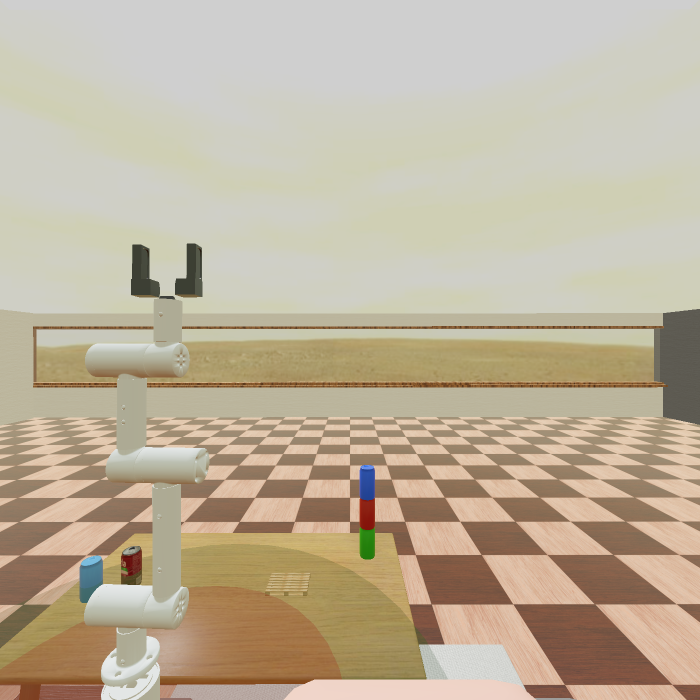
#> input picture BRG.png, 1400 x 1400 px (shown at 1/2 size)
$ python bandsep.py
#> lines starting #> are read from the running program, lines starting #| are printed output that depends on the picture; after the words box and inside, x2 and y2 are one past the last pixel; in counts of white or black regions, pixels touching at a corner belong together
from __future__ import print_function
import numpy as np
import cv2
import random
import argparse

random.seed(12345)
Thresh=100 #for canny edge detection

blou=[200,0,0]
raed=[0,0,200]
grien=[0,200,0]
kimg = cv2.imread("BRG.png",1)
#> kimg is the input picture: shape (1400, 1400, 3); mean B, G, R 155.5, 177.5, 190.1
img=cv2.resize(kimg,(700,700)) #resizing to fit window
#Note: Use this line only when running code for the first time.
#cv2.imwrite("Half.png",img)

#color separation
red = img.copy()
blue= img.copy()
green= img.copy()
height, width = img.shape[0:2]
#> height = 700; width = 700
#cv2.imshow("Original",img)

redmask=cv2.inRange(red,(0,0,30),(80,80,255))
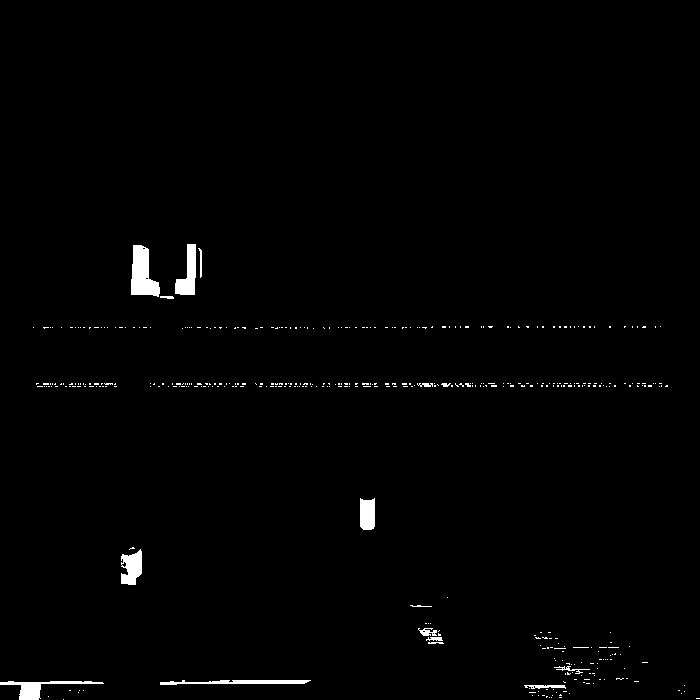
#> redmask: shape (700, 700); 1.1% white; 418 white regions (402 under 20 px), largest, box (x1, y1, x2, y2) and area: (131, 245, 160, 297) 985, (175, 244, 196, 295) 626, (0, 681, 104, 700) 598
redmask=redmask.astype('bool')

k=np.zeros([img.shape[0],img.shape[1],3],'uint8')
kh=cv2.cvtColor(k,cv2.COLOR_BGR2HSV)
#> kh: shape (700, 700, 3); every value is 0
#cv2.imshow("Firstsep",red)


'''for row in range(0,height):
    for col in range(0, width):
        if img[row][col][0]<80 and img[row][col][1]<80 and img[row][col][2]>85:
            red[row][col]=img[row][col]
        else:
            red[row][col]=[0,0,0]'''
'''redmask=cv2.inRange(redh,(0,100,0),(10,255,255))
redmask=redmask.astype('bool')
redmask2=cv2.inRange(redh,(170,100,0),(180,255,255))
redmask2=redmask2.astype('bool')'''
#redmaskf=redmask+redmask2

redh=cv2.cvtColor(red, cv2.COLOR_BGR2HSV)
#> redh: shape (700, 700, 3); mean H, S, V 21.8, 51.3, 190.5
for row in range(0,height):
    for col in range(0, width):
        if (redh[row][col][1]>=100 and redh[row][col][1]<=255) and (redh[row][col][2]>=0 and redh[row][col][2]<=255) and ((redh[row][col][0]<=10 and redh[row][col][0]>=0) or (redh[row][col][0]>=170 and redh[row][col][0]<=180)):
            continue
            #redh[row][col]=redh[row][col]
        else:
            redh[row][col]=[0.0,0.0,0.0]
#> redh: shape (700, 700, 3); mean H, S, V 0.2, 3.4, 3.4
#cayman=img*np.dstack((redmaskf,redmaskf,redmaskf))
#cv2.imshow("Redhsv",redh)
redmu=cv2.cvtColor(redh,cv2.COLOR_HSV2BGR)
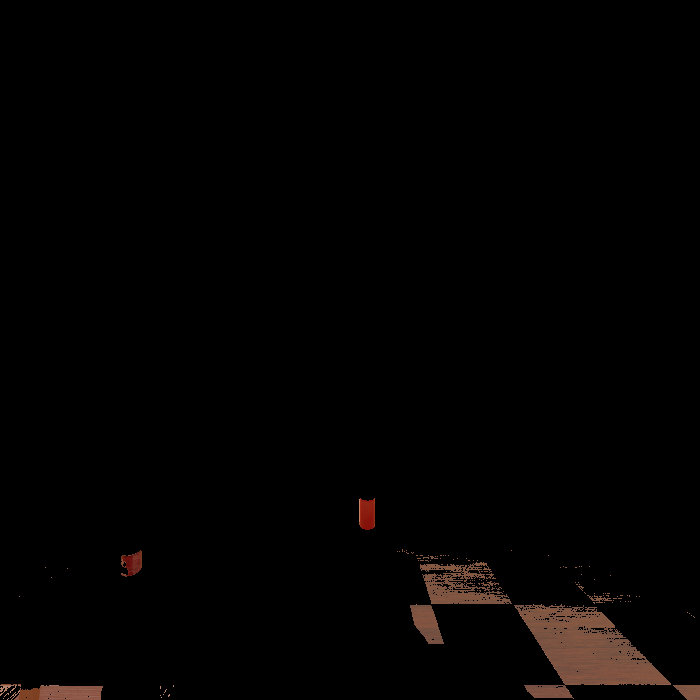
#> redmu: shape (700, 700, 3); mean B, G, R 1.7, 2.2, 3.4
cv2.imshow("Final Red",redmu)

for row in range(0,height):
    for col in range(0, width):
        if redmu[row][col][0]<80 and redmu[row][col][1]<80 and redmu[row][col][2]>85:
            red[row][col]=redmu[row][col]
        else:
            red[row][col]=[0,0,0]
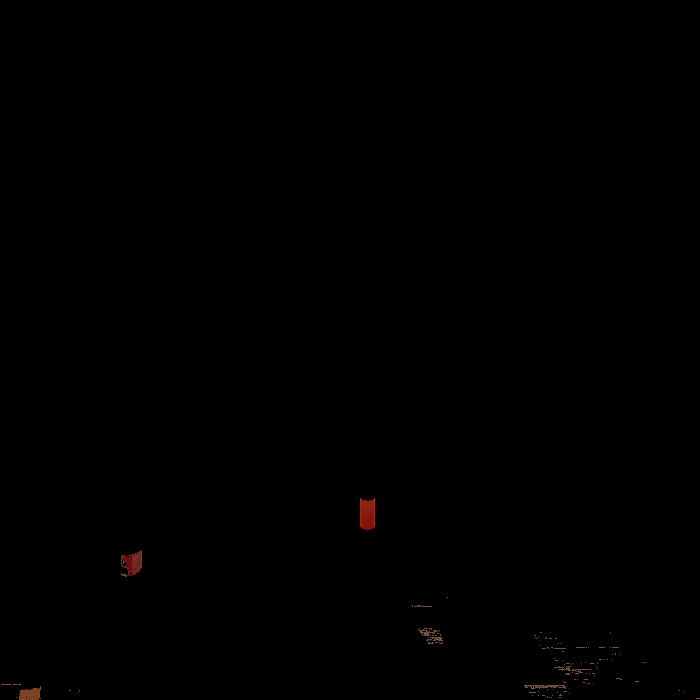
#> red: shape (700, 700, 3); mean B, G, R 0.1, 0.2, 0.4


cv2.imshow("Final",red)
for row in range(0,height):
    for col in range(0, width):
        if img[row][col][0]>85 and img[row][col][1]<80 and img[row][col][2]<80:
            blue[row][col]=img[row][col]
        else:
            blue[row][col]=[0,0,0]

for row in range(0,height):
    for col in range(0, width):
        if img[row][col][0]<80 and img[row][col][1]>105 and img[row][col][2]<80:
            green[row][col]=img[row][col]
        else:
            green[row][col]=[0,0,0]


#cv2.imshow("Red",redh_result)
bands=red+blue+green
cv2.imwrite("Bands.png",bands)
cv2.imshow("Bands",bands)
bg=cv2.cvtColor(blue, cv2.COLOR_BGR2GRAY)
blug = cv2.blur(bg, (9,9))
edges=cv2.Canny(blug,80,100)
#> edges: shape (700, 700); 0% white in thin lines or dots, all inside (x1, y1, x2, y2) = (363, 471, 375, 500)
#cv2.imshow("Edges",edges)
#bounding rectangles
kernel = cv2.getStructuringElement(cv2.MORPH_RECT,(20,20))
dilated = cv2.dilate(edges, kernel)
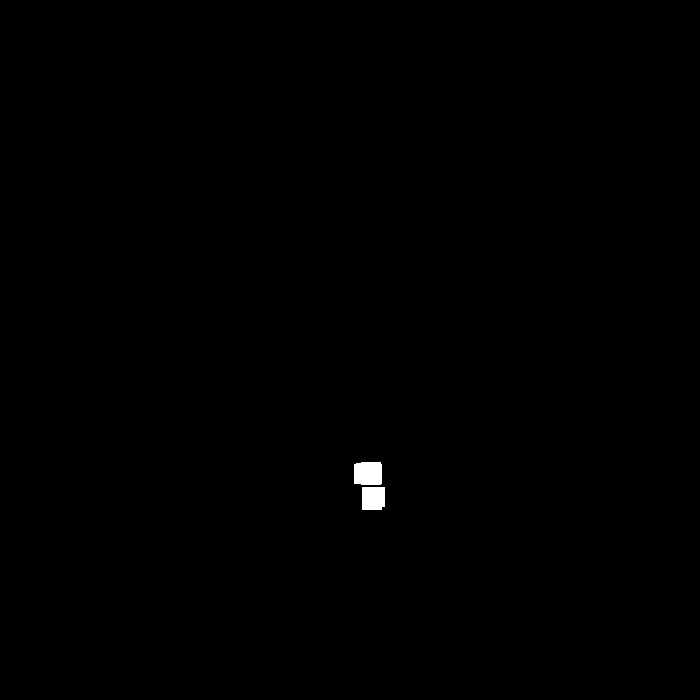
#> dilated: shape (700, 700); 0.23% white; 2 white regions
contours,_=cv2.findContours(dilated,cv2.RETR_TREE,cv2.CHAIN_APPROX_SIMPLE)
#> contours = 2 contours; box (x1, y1, x2, y2) and area: (354, 462, 382, 485) 578, (362, 487, 385, 510) 476
contours_poly = [None]*len(contours)
#> contours_poly = 2 items
boundRect = [None]*len(contours)
#> boundRect = 2 items
for i, c in enumerate(contours):
    contours_poly[i] = cv2.approxPolyDP(c, 3, True)
    boundRect[i] = cv2.boundingRect(contours_poly[i])
#> this loop made 2 passes
#> after the loop, boundRect = [(362, 487, 23, 23), (354, 462, 28, 22)]; contours_poly = 2 contours; box (x1, y1, x2, y2) and area: (354, 462, 382, 484) 530, (362, 487, 385, 510) 451

objects=np.zeros([img.shape[0],img.shape[1],3],'uint8')

for c in contours:
    area=cv2.contourArea(c)
    if area>100:
        color = blou
        cv2.drawContours(objects, contours_poly, i, color)
        cv2.rectangle(objects, (int(boundRect[i][0]), int(boundRect[i][1])), \
        (int(boundRect[i][0]+boundRect[i][2]), int(boundRect[i][1]+boundRect[i][3])), color, 2)
        #print("Area: {}".format(area))
        M=cv2.moments(c)
        bx=int(M['m10']/M['m00'])
        by=int(M['m01']/M['m00'])
        #cv2.circle(objects, (bx, by), 7, (255, 255, 255), -1)
    else:
        continue
#> this loop made 2 passes
#> (area, color, bx, by) on passes 1 to 2: (475.5, [200, 0, 0], 372, 497), (577.5, [200, 0, 0], 367, 473)


rg=cv2.cvtColor(red, cv2.COLOR_BGR2GRAY)
rbug = cv2.blur(rg, (5,5))
edges2=cv2.Canny(rbug,80,100)
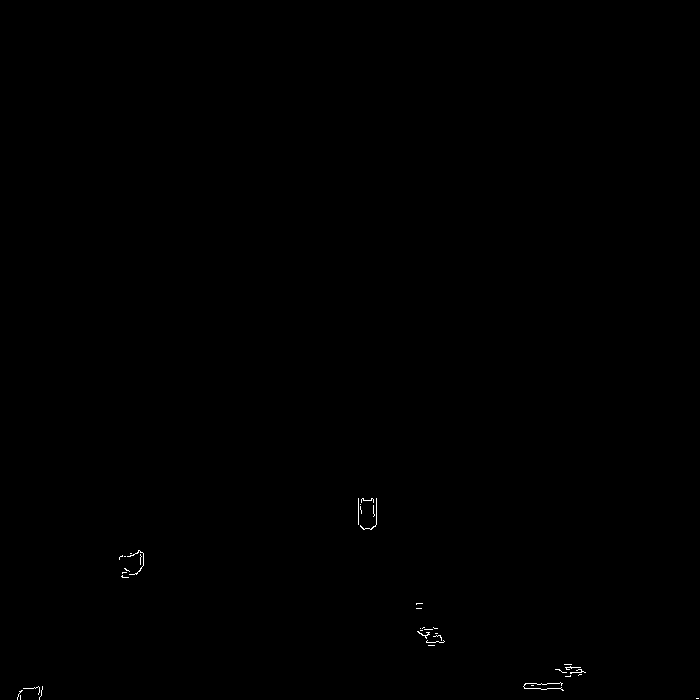
#> edges2: shape (700, 700); 0.11% white in thin lines or dots, all inside (x1, y1, x2, y2) = (17, 498, 699, 700)
#cv2.imshow("Edges2",edges2)
#bounding rectangles
kernel2 = cv2.getStructuringElement(cv2.MORPH_RECT,(20,20))
#> kernel2: shape (20, 20); every value is 1
dilated2 = cv2.dilate(edges2, kernel2)
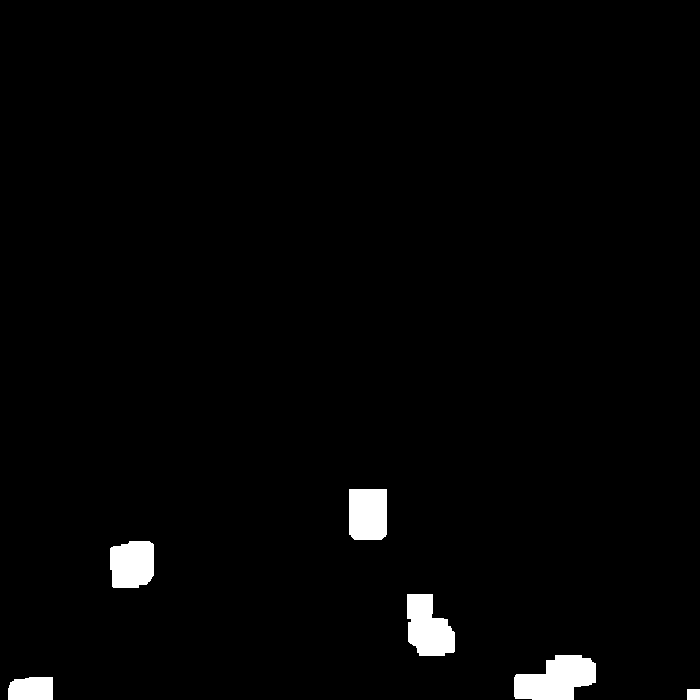
#> dilated2: shape (700, 700); 2% white; 6 white regions
contours2,_=cv2.findContours(dilated2,cv2.RETR_TREE,cv2.CHAIN_APPROX_SIMPLE)
#> contours2 = 6 contours; box (x1, y1, x2, y2) and area: (514, 655, 596, 700) 2516, (407, 594, 455, 656) 2079, (349, 489, 387, 540) 1824, (110, 541, 154, 588) 1780, (8, 677, 53, 700) 908, (687, 689, 700, 700) 120
contours_poly2 = [None]*len(contours2)
#> contours_poly2 = 6 items
boundRect2 = [None]*len(contours2)
#> boundRect2 = 6 items

for i, c in enumerate(contours2):
    contours_poly2[i] = cv2.approxPolyDP(c, 3, True)
    boundRect2[i] = cv2.boundingRect(contours_poly2[i])
#> this loop made 6 passes
#> c on pass 1: [[687, 689], [687, 699], [699, 699], [699, 689]]
#> after the loop, boundRect2 = [(687, 689, 13, 11), (8, 677, 45, 23), (514, 655, 82, 45), (407, 594, 48, 62), (110, 541, 43, 47), (349, 489, 38, 51)]; contours_poly2 = 6 contours; box (x1, y1, x2, y2) and area: (514, 655, 596, 700) 2432, (407, 594, 455, 656) 2034, (349, 489, 387, 540) 1825, (110, 541, 153, 588) 1691, (8, 677, 53, 700) 891, (687, 689, 700, 700) 120

objects2=np.zeros([img.shape[0],img.shape[1],3],'uint8')

for c in contours2:
    area=cv2.contourArea(c)
    color = raed
    cv2.drawContours(objects2, contours_poly2, i, color)
    cv2.rectangle(objects2, (int(boundRect2[i][0]), int(boundRect2[i][1])), \
    (int(boundRect2[i][0]+boundRect2[i][2]), int(boundRect2[i][1]+boundRect2[i][3])), color, 2)
    #print("Area: {}".format(area))
    M2=cv2.moments(c)
    rx=int(M2['m10']/M2['m00'])
    ry=int(M2['m01']/M2['m00'])
#> this loop made 6 passes
#> (area, rx, ry) on passes 2 to 6: (908, 31, 688), (2516, 556, 678), (2079, 427, 627), (1780.5, 131, 563), (1824, 367, 513)
#> (c, area, rx, ry) on pass 1: ([[687, 689], [687, 699], [699, 699], [699, 689]], 120, 693, 694)
    #cv2.circle(objects2, (rx, ry), 7, (255, 255, 255), -1)


gg=cv2.cvtColor(green, cv2.COLOR_BGR2GRAY)
gbug = cv2.blur(gg, (9,9))
edges3=cv2.Canny(gbug,80,100)
#> edges3: shape (700, 700); 0.01% white in thin lines or dots, all inside (x1, y1, x2, y2) = (359, 528, 376, 559)
#cv2.imshow("Edges3",edges3)
#bounding rectangles
kernel3 = cv2.getStructuringElement(cv2.MORPH_RECT,(20,20))
dilated3 = cv2.dilate(edges3, kernel3)
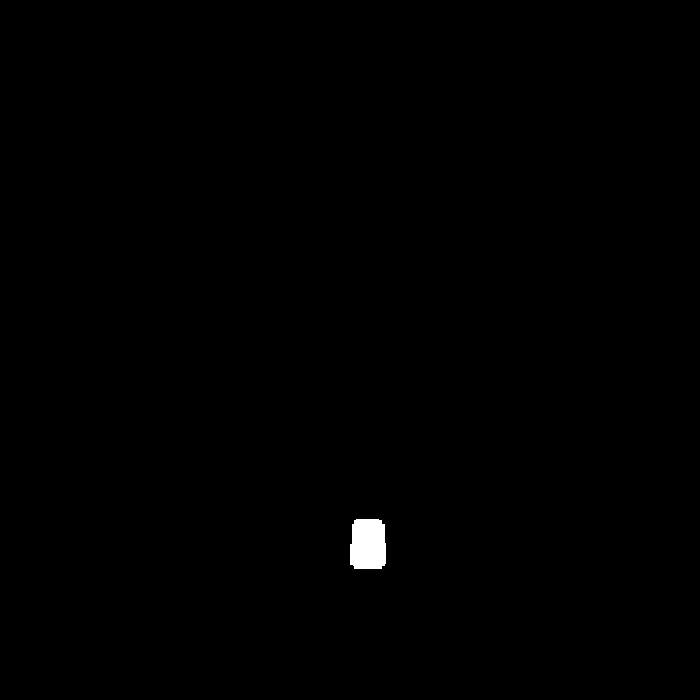
#> dilated3: shape (700, 700); 0.34% white; 1 white region
contours3,_=cv2.findContours(dilated3,cv2.RETR_TREE,cv2.CHAIN_APPROX_SIMPLE)
#> contours3 = 1 contour; box (x1, y1, x2, y2) and area: (350, 519, 386, 569) 1587
contours_poly3 = [None]*len(contours3)
#> contours_poly3 = 1 item
boundRect3 = [None]*len(contours3)
#> boundRect3 = 1 item

for i, c in enumerate(contours3):
    contours_poly3[i] = cv2.approxPolyDP(c, 3, True)
    boundRect3[i] = cv2.boundingRect(contours_poly3[i])
#> this loop made 1 pass
#> after the loop, boundRect3 = [(350, 519, 36, 50)]

objects3=np.zeros([img.shape[0],img.shape[1],3],'uint8')

for c in contours3:
    area=cv2.contourArea(c)
    color = grien
    cv2.drawContours(objects3, contours_poly3, i, color)
    cv2.rectangle(objects3, (int(boundRect3[i][0]), int(boundRect3[i][1])), \
    (int(boundRect3[i][0]+boundRect3[i][2]), int(boundRect3[i][1]+boundRect3[i][3])), color, 2)
    #print("Area: {}".format(area))
    M3=cv2.moments(c)
    gx=int(M3['m10']/M3['m00'])
    gy=int(M3['m01']/M3['m00'])
#> this loop made 1 pass
#> (area, color, gx, gy) on pass 1: (1587, [0, 200, 0], 367, 544)
    #cv2.circle(objects3, (gx, gy), 7, (255, 255, 255), -1)

'''cv2.imshow("Contours",objects)
cv2.imshow("Contours2",objects2)
cv2.imshow("Contours3",objects3)'''
bandscon=objects+objects2+objects3
cv2.imshow("Bounded Bands",bandscon)

'''if rx>bx and rx>gx:
    print("Red at top")
elif bx>rx and bx>gx:
    print("Blue at top")
elif gx>rx and gx>bx:
    print("Green at top")'''
if ry<by and ry<gy: #and abs(ry-by)<100 and abs(ry-gy)<100:
    if by<gy:
        print("RBG")
    else:
        print("RGB")
elif gy<ry and gy<by: #and abs(ry-by)<100 and abs(ry-gy)<100:
    if by<ry:
        print("GBR")
    else:
        print("GRB")
elif by<ry and by<gy: #and abs(ry-by)<100 and abs(ry-gy)<100:
    if ry<gy:
        print("BRG")
    else:
        print("BGR")
else:
    print("Object could not be found")


cv2.waitKey(0)
cv2.destroyAllWindows()

$ run again, with 3can.png copied over BRG.png
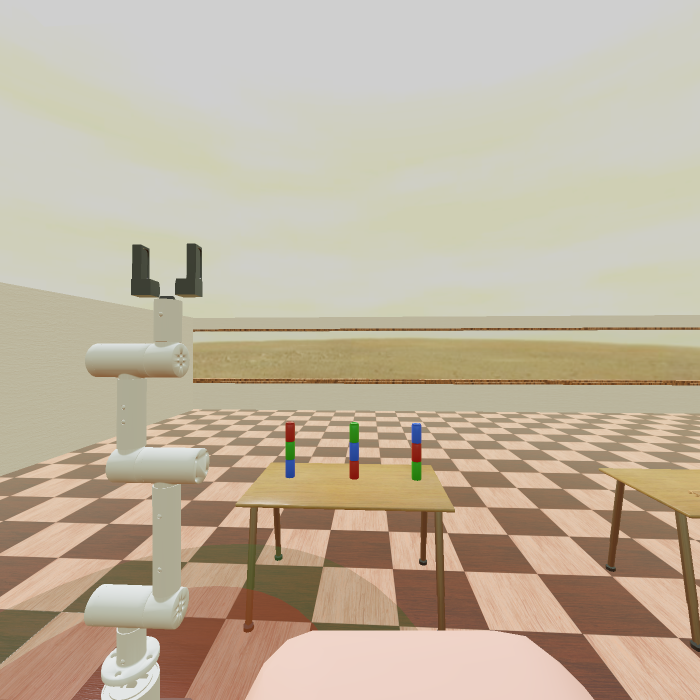
#> input picture 3can.png, 1400 x 1400 px (shown at 1/2 size)
#> kimg is the input picture: shape (1400, 1400, 3); mean B, G, R 158.8, 179.3, 192.3
#> `redmask=cv2.inRange(red,(0,0,30),(80,80,255))`:
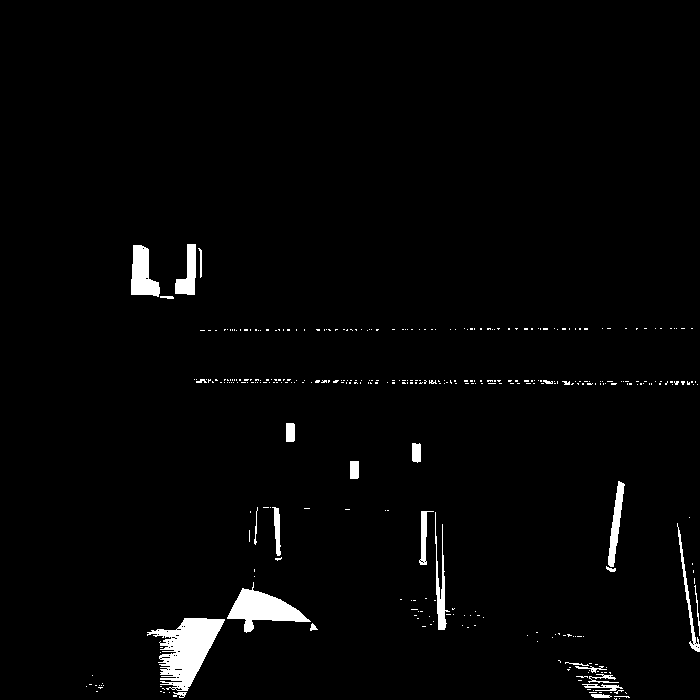
#> redmask: shape (700, 700); 2.2% white; 364 white regions (336 under 20 px), largest, box (x1, y1, x2, y2) and area: (147, 618, 225, 691) 2876, (227, 582, 311, 633) 1766, (131, 245, 160, 297) 986
#> kh: shape (700, 700, 3); every value is 0
#> edges: shape (700, 700); 0.01% white in thin lines or dots, all inside (x1, y1, x2, y2) = (286, 431, 420, 478)
#> dilated: shape (700, 700); 0.5% white; 3 white regions
#> contours = 3 contours; box (x1, y1, x2, y2) and area: (277, 451, 304, 488) 892, (340, 440, 368, 470) 752, (406, 422, 430, 454) 652
#> `contours_poly = [None]*len(contours)`: contours_poly = 3 items
#> the loop `for i, c in enumerate(contours):` made 3 passes
#> after the loop `for i, c in enumerate(contours):`: boundRect = [(278, 451, 24, 37), (340, 440, 28, 30), (406, 422, 24, 32)]; contours_poly = 3 contours; box (x1, y1, x2, y2) and area: (278, 451, 302, 488) 777, (340, 440, 368, 470) 688, (406, 422, 430, 454) 618
#> the loop `for c in contours:` made 3 passes
#> (area, bx, by) on passes 1 to 3: (891.5, 290, 468), (752, 353, 454), (651.5, 417, 437)
#> edges2: shape (700, 700); 0.28% white in thin lines or dots, all inside (x1, y1, x2, y2) = (146, 423, 629, 699)
#> kernel2: shape (20, 20); every value is 1
#> dilated2: shape (700, 700); 3.6% white; 5 white regions
#> contours2 = 8 contours, 2 with area under 20; largest, box (x1, y1, x2, y2) and area: (137, 578, 327, 700) 11084, (563, 652, 639, 700) 2759, (339, 451, 371, 490) 1132, (275, 414, 307, 453) 1128, (401, 434, 433, 472) 1109, (198, 629, 206, 642) 52
#> `contours_poly2 = [None]*len(contours2)`: contours_poly2 = 8 items
#> the loop `for i, c in enumerate(contours2):` made 8 passes
#> after the loop `for i, c in enumerate(contours2):`: boundRect2 = [(563, 652, 76, 48), (137, 578, 190, 122), (189, 655, 3, 6), (198, 629, 7, 13), (263, 607, 6, 2), (339, 451, 32, 39), (402, 434, 29, 38), (275, 414, 32, 39)]; contours_poly2 = 8 contours, 2 with area under 20; largest, box (x1, y1, x2, y2) and area: (137, 578, 327, 700) 10990, (563, 652, 639, 700) 2744, (339, 451, 371, 490) 1036, (275, 414, 307, 453) 1006, (402, 434, 431, 472) 930, (198, 629, 205, 642) 34
#> the loop `for c in contours2:` made 8 passes
#> (area, rx, ry) on passes 1, 2, 4, 6, 7, 8: (2759, 597, 677), (11083.5, 221, 633), (51.5, 200, 633), (1131.5, 354, 469), (1109, 416, 452), (1127.5, 290, 432)
#> edges3: shape (700, 700); 0.03% white in thin lines or dots, all inside (x1, y1, x2, y2) = (285, 422, 422, 481)
#> `dilated3 = cv2.dilate(edges3, kernel3)`:
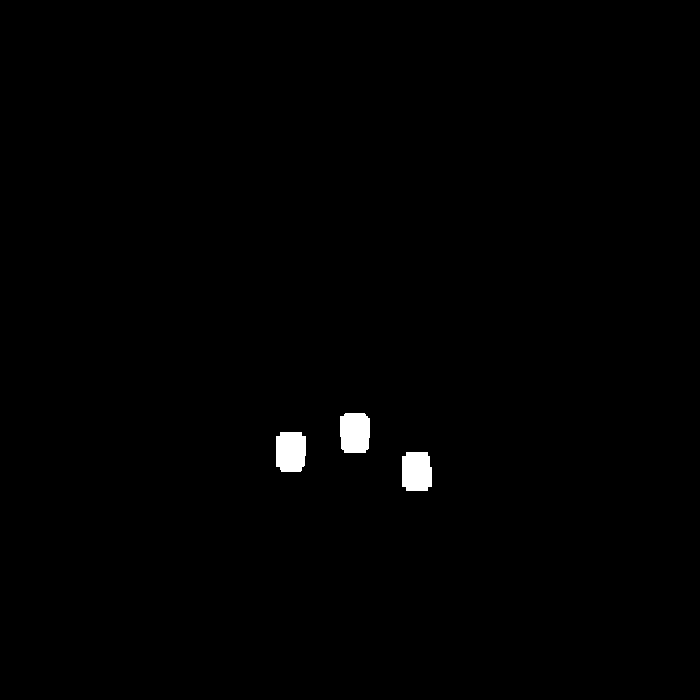
#> dilated3: shape (700, 700); 0.68% white; 3 white regions
#> contours3 = 3 contours; box (x1, y1, x2, y2) and area: (340, 413, 370, 453) 1056, (276, 432, 306, 472) 1048, (402, 452, 432, 491) 1018
#> `contours_poly3 = [None]*len(contours3)`: contours_poly3 = 3 items
#> the loop `for i, c in enumerate(contours3):` made 3 passes
#> after the loop `for i, c in enumerate(contours3):`: boundRect3 = [(402, 452, 30, 39), (276, 432, 30, 40), (340, 413, 30, 40)]; contours_poly3 = 3 contours; box (x1, y1, x2, y2) and area: (276, 432, 306, 472) 1070, (340, 413, 370, 453) 1017, (402, 452, 432, 491) 1010
#> the loop `for c in contours3:` made 3 passes
#> (area, gx, gy) on passes 1 to 3: (1018.5, 416, 471), (1048, 290, 451), (1055.5, 354, 432)
